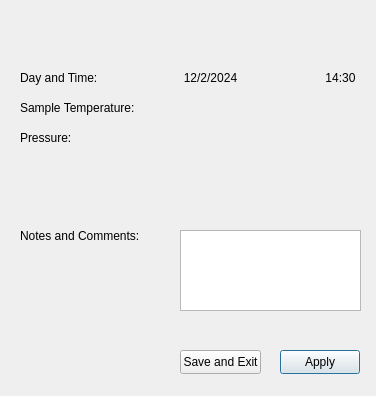
<?xml version="1.0" encoding="UTF-8"?>
<ui version="4.0">
 <class>btl1window</class>
 <widget class="QDialog" name="btl1window">
  <property name="geometry">
   <rect>
    <x>0</x>
    <y>0</y>
    <width>376</width>
    <height>396</height>
   </rect>
  </property>
  <property name="windowTitle">
   <string>Dialog</string>
  </property>
  <widget class="QPushButton" name="btn_apply">
   <property name="geometry">
    <rect>
     <x>280</x>
     <y>350</y>
     <width>80</width>
     <height>24</height>
    </rect>
   </property>
   <property name="text">
    <string>Apply</string>
   </property>
  </widget>
  <widget class="QLabel" name="lb_notes_comments">
   <property name="geometry">
    <rect>
     <x>20</x>
     <y>220</y>
     <width>121</width>
     <height>31</height>
    </rect>
   </property>
   <property name="text">
    <string>Notes and Comments:</string>
   </property>
  </widget>
  <widget class="QPushButton" name="btn_save_exit">
   <property name="geometry">
    <rect>
     <x>180</x>
     <y>350</y>
     <width>81</width>
     <height>24</height>
    </rect>
   </property>
   <property name="text">
    <string>Save and Exit</string>
   </property>
  </widget>
  <widget class="QLabel" name="lb_day_time">
   <property name="geometry">
    <rect>
     <x>20</x>
     <y>70</y>
     <width>81</width>
     <height>16</height>
    </rect>
   </property>
   <property name="text">
    <string>Day and Time:</string>
   </property>
  </widget>
  <widget class="QLabel" name="day">
   <property name="geometry">
    <rect>
     <x>150</x>
     <y>70</y>
     <width>121</width>
     <height>16</height>
    </rect>
   </property>
   <property name="text">
    <string>12/2/2024</string>
   </property>
   <property name="alignment">
    <set>Qt::AlignCenter</set>
   </property>
  </widget>
  <widget class="QLabel" name="time">
   <property name="geometry">
    <rect>
     <x>280</x>
     <y>70</y>
     <width>121</width>
     <height>16</height>
    </rect>
   </property>
   <property name="text">
    <string>14:30</string>
   </property>
   <property name="alignment">
    <set>Qt::AlignCenter</set>
   </property>
  </widget>
  <widget class="QPlainTextEdit" name="plainTextEdit">
   <property name="geometry">
    <rect>
     <x>180</x>
     <y>230</y>
     <width>181</width>
     <height>81</height>
    </rect>
   </property>
  </widget>
  <widget class="QLabel" name="lb_day_time_2">
   <property name="geometry">
    <rect>
     <x>20</x>
     <y>100</y>
     <width>121</width>
     <height>16</height>
    </rect>
   </property>
   <property name="text">
    <string>Sample Temperature:</string>
   </property>
  </widget>
  <widget class="QLabel" name="lb_day_time_3">
   <property name="geometry">
    <rect>
     <x>20</x>
     <y>130</y>
     <width>121</width>
     <height>16</height>
    </rect>
   </property>
   <property name="text">
    <string>Pressure:</string>
   </property>
  </widget>
 </widget>
 <resources/>
 <connections/>
</ui>
